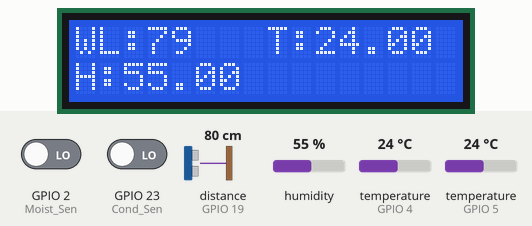
Recording of a sketch running on a simulated ESP32. Shown: 16×2 character LCD. Wiring (inferred from the names in the program): ultrasonic range finder: trigger GPIO 18; echo GPIO 19. The inputs (shaded band) are chosen by the test bench; at power-on: distance to the obstacle (sensor on GPIO 19) 80 cm, humidity 55 %, temperature (sensors on GPIO 4, GPIO 5) 24 °C, GPIO 2 (Moist_Sen) LOW, GPIO 23 (Cond_Sen) LOW. The echo pulse lasts 58.3 µs per cm; WiFi joins after 1.5 s; servers stay silent unless stated; what the sketch prints to the serial monitor is not drawn.

Above: at 4.4 s.
4.5 s: distance to the obstacle (sensor on GPIO 19) set to 2 cm
At 9.7 s:
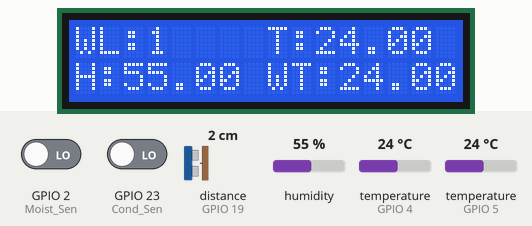
13.8 s: humidity set to 22 %
At 16.5 s:
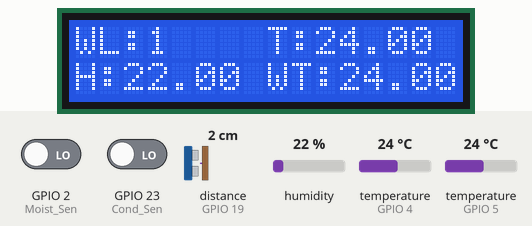
17.6 s: temperature (sensor on GPIO 4) set to 12 °C
At 20.5 s:
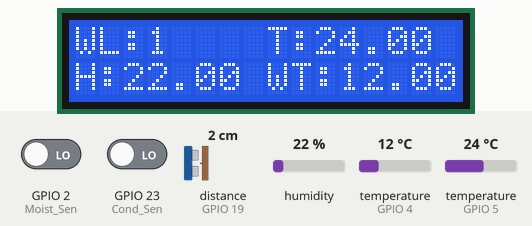
24.5 s: temperature (sensor on GPIO 5) set to 12 °C
At 28.5 s:
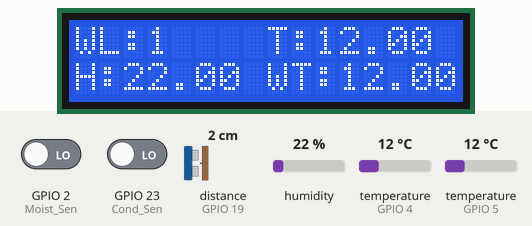
29.1 s: distance to the obstacle (sensor on GPIO 19) set to 4 cm
At 32.5 s:
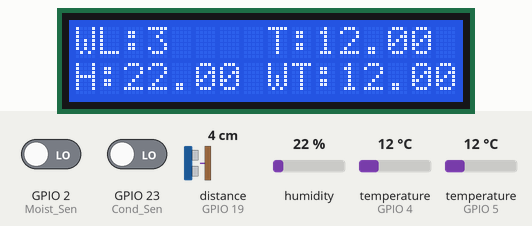
32.9 s: temperature (sensor on GPIO 4) set to 19 °C
At 36.5 s:
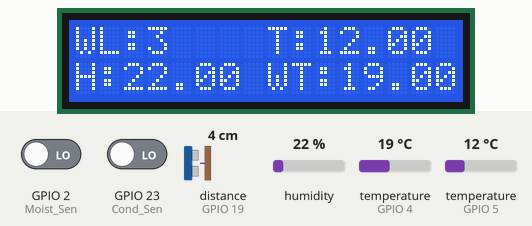
Timing chart, 0 to 38.0 s (numbered marks = the images above; inputs shaded):
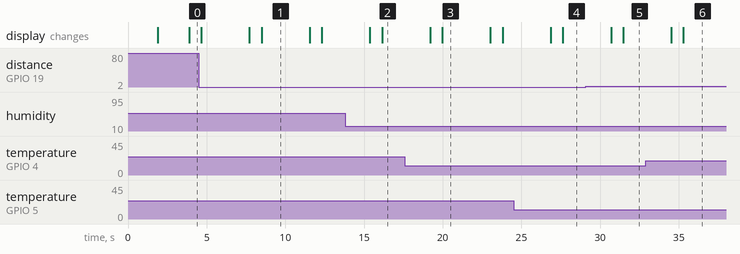

Measured:
- after the input at 4.5 s, the display: first differs from a run without the input after 3.2 s (image 1 shows a later state)
- after the input at 13.8 s, the display: first changes after 1.6 s (image 2 shows a later state)
- after the input at 17.6 s, the display: first differs from a run without the input after 2.4 s (image 3)
- after the input at 24.5 s, the display: first changes after 2.4 s (image 4 shows a later state)
- after the input at 29.1 s, the display: first changes after 1.6 s (image 5 shows a later state)
- after the input at 32.9 s, the display: first differs from a run without the input after 2.4 s (image 6)
- what the display in image 1 shows lasts 3.0 s, from 8.5 s to 11.5 s

The sketch:

AGRI_SVCE.ino
```cpp
#define BLYNK_TEMPLATE_ID "TMPL3MF6JSr1M"
#define BLYNK_TEMPLATE_NAME "IOT"
#define BLYNK_AUTH_TOKEN "Missing"

//BLYNK Library Initalization.
#define BLYNK_PRINT Serial
#include <WiFi.h>
#include <WiFiClient.h>
#include <BlynkSimpleEsp32.h>

BlynkTimer timer;

//BLYNK Variables
char auth[] = BLYNK_AUTH_TOKEN;
char ssid[] = "ONEPLUS8";
char pass[] = "kg@12345";

// UltraSonic Sensor Pins and Variable Declarations
int echoPin = 19;
int trigPin = 18;
double t;
int distance;

int Moist_Sen =2;
int Moist_Sen_V;

int Cond_Sen = 23;
int Cond_Sen_V;

#include <DHT.h>
#define DHTPIN 5
#define DHTTYPE DHT11
DHT dht(DHTPIN, DHTTYPE);
float temp;
float humid;

#include <Wire.h>
#include <LiquidCrystal_I2C.h>
LiquidCrystal_I2C lcd(0x27,16,2);//SCL 22   //SDA 21

#include <OneWire.h>
#include <DallasTemperature.h>
#define ONE_WIRE_BUS 4
OneWire oneWire(ONE_WIRE_BUS);
DallasTemperature sensors(&oneWire);


void setup()
{
  Serial.begin(9600);
  dht.begin();
  sensors.begin();
  Blynk.begin(auth, ssid, pass);

  pinMode(trigPin,OUTPUT);
  pinMode(echoPin,INPUT);

  pinMode(Cond_Sen,INPUT);
  pinMode(Moist_Sen,INPUT);

  timer.setInterval(2000,Sensor_loop);

  lcd.init(); // Initialize the LCD
  lcd.backlight(); // Turn on the backlight
  lcd.clear();
}


void loop ()
{

  Blynk.run();
  timer.run();

}


void Sensor_loop()
{
    //Getting the Ultrasonic Sensor Value.
    digitalWrite(trigPin,LOW);
    delayMicroseconds(2);
    digitalWrite(trigPin,HIGH);
    delayMicroseconds(10);
    digitalWrite(trigPin,LOW);
    t=pulseIn(echoPin,HIGH);
    distance=(t*0.034/2);

    Moist_Sen_V = digitalRead(Moist_Sen);

    Cond_Sen_V = digitalRead(Cond_Sen);

    temp = dht.readTemperature();
    humid = dht.readHumidity();

    lcd.clear();

    Blynk.virtualWrite(V0,"Water level: "+String(distance));
    Serial.println("WATER LEVEL : "+String(distance));
    lcd.setCursor(0,0);
    lcd.print("WL:"+String(distance));

    Blynk.virtualWrite(V1,"Soil Moisture: "+String(Moist_Sen_V));
    Serial.println("Soil Moisture: "+String(Moist_Sen_V));

    Blynk.virtualWrite(V2,"Soil Cond: "+String(Cond_Sen_V));
    Serial.println("Soil Cond: "+String(Cond_Sen_V));

    Blynk.virtualWrite(V3,"Temperature: "+String(temp));
    Serial.println("Temperature: "+String(temp));
    lcd.setCursor(8,0);
    lcd.print("T:"+String(temp));

    Blynk.virtualWrite(V4,"Humidity: "+String(humid));
    Serial.println("Humidity: "+String(humid));
    lcd.setCursor(0,1);
    lcd.print("H:"+String(humid));

    sensors.requestTemperatures();
    float temperatureC = sensors.getTempCByIndex(0);
    Serial.print("Temperature: ");
    Serial.print(temperatureC);
    Serial.println("C");
    Blynk.virtualWrite(V5,"Water Turbidity: "+String(temperatureC));
    Serial.println("Water Turbidity: "+String(temperatureC));
    lcd.setCursor(8,1);
    lcd.print("WT:"+String(temperatureC));

    delay(3000);

}
```
